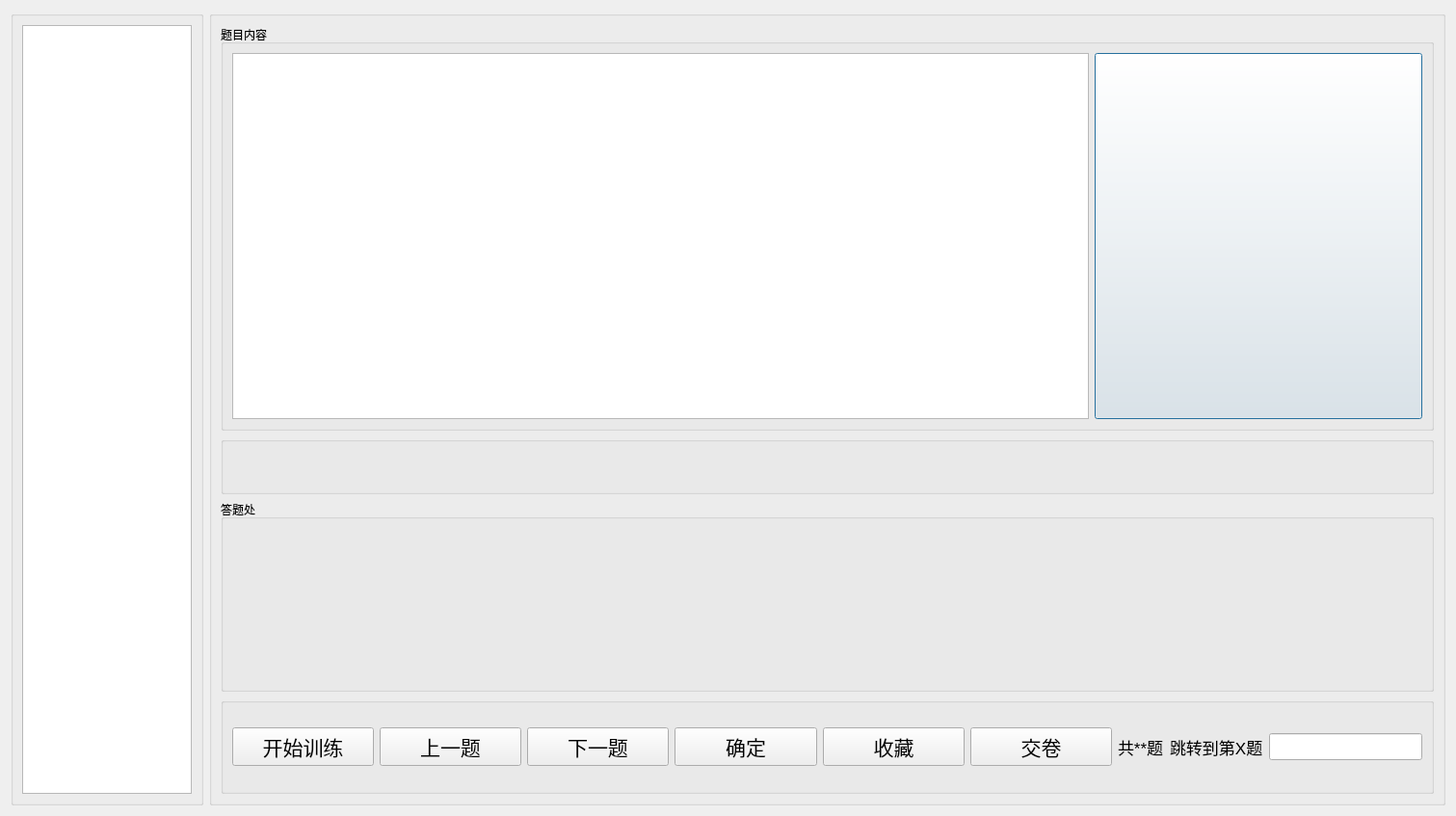
<?xml version="1.0" encoding="UTF-8"?>
<ui version="4.0">
 <class>Dialog</class>
 <widget class="QDialog" name="Dialog">
  <property name="geometry">
   <rect>
    <x>0</x>
    <y>0</y>
    <width>1511</width>
    <height>847</height>
   </rect>
  </property>
  <property name="windowTitle">
   <string>训练</string>
  </property>
  <layout class="QHBoxLayout" name="horizontalLayout">
   <item>
    <widget class="QGroupBox" name="groupBox_5">
     <property name="sizePolicy">
      <sizepolicy hsizetype="Fixed" vsizetype="Preferred">
       <horstretch>1</horstretch>
       <verstretch>0</verstretch>
      </sizepolicy>
     </property>
     <property name="maximumSize">
      <size>
       <width>200</width>
       <height>16777215</height>
      </size>
     </property>
     <property name="sizeIncrement">
      <size>
       <width>200</width>
       <height>0</height>
      </size>
     </property>
     <property name="title">
      <string/>
     </property>
     <layout class="QVBoxLayout" name="verticalLayout">
      <item>
       <widget class="QTreeWidget" name="treeWidget">
        <property name="sizePolicy">
         <sizepolicy hsizetype="Expanding" vsizetype="Expanding">
          <horstretch>0</horstretch>
          <verstretch>0</verstretch>
         </sizepolicy>
        </property>
        <property name="lineWidth">
         <number>1</number>
        </property>
        <property name="headerHidden">
         <bool>true</bool>
        </property>
        <column>
         <property name="text">
          <string notr="true">1</string>
         </property>
        </column>
       </widget>
      </item>
     </layout>
    </widget>
   </item>
   <item>
    <widget class="QGroupBox" name="groupBox_6">
     <property name="sizePolicy">
      <sizepolicy hsizetype="Preferred" vsizetype="Preferred">
       <horstretch>8</horstretch>
       <verstretch>5</verstretch>
      </sizepolicy>
     </property>
     <property name="title">
      <string/>
     </property>
     <layout class="QVBoxLayout" name="verticalLayout_2">
      <item>
       <widget class="QGroupBox" name="groupBox">
        <property name="sizePolicy">
         <sizepolicy hsizetype="Preferred" vsizetype="Preferred">
          <horstretch>0</horstretch>
          <verstretch>4</verstretch>
         </sizepolicy>
        </property>
        <property name="sizeIncrement">
         <size>
          <width>0</width>
          <height>18</height>
         </size>
        </property>
        <property name="title">
         <string>题目内容</string>
        </property>
        <layout class="QHBoxLayout" name="horizontalLayout_3">
         <item>
          <widget class="QTextBrowser" name="textBrowser_2">
           <property name="sizePolicy">
            <sizepolicy hsizetype="Expanding" vsizetype="Expanding">
             <horstretch>9</horstretch>
             <verstretch>0</verstretch>
            </sizepolicy>
           </property>
           <property name="font">
            <font>
             <pointsize>15</pointsize>
            </font>
           </property>
          </widget>
         </item>
         <item>
          <widget class="QPushButton" name="pushButton_4">
           <property name="sizePolicy">
            <sizepolicy hsizetype="Fixed" vsizetype="Fixed">
             <horstretch>3</horstretch>
             <verstretch>0</verstretch>
            </sizepolicy>
           </property>
           <property name="minimumSize">
            <size>
             <width>340</width>
             <height>380</height>
            </size>
           </property>
           <property name="maximumSize">
            <size>
             <width>340</width>
             <height>380</height>
            </size>
           </property>
           <property name="text">
            <string/>
           </property>
          </widget>
         </item>
        </layout>
       </widget>
      </item>
      <item>
       <widget class="QGroupBox" name="groupBox_3">
        <property name="sizePolicy">
         <sizepolicy hsizetype="Preferred" vsizetype="Preferred">
          <horstretch>0</horstretch>
          <verstretch>0</verstretch>
         </sizepolicy>
        </property>
        <property name="minimumSize">
         <size>
          <width>0</width>
          <height>60</height>
         </size>
        </property>
        <property name="maximumSize">
         <size>
          <width>16777215</width>
          <height>60</height>
         </size>
        </property>
        <property name="title">
         <string/>
        </property>
        <widget class="QLabel" name="label_2">
         <property name="geometry">
          <rect>
           <x>20</x>
           <y>0</y>
           <width>1221</width>
           <height>51</height>
          </rect>
         </property>
         <property name="font">
          <font>
           <pointsize>13</pointsize>
          </font>
         </property>
         <property name="text">
          <string/>
         </property>
        </widget>
       </widget>
      </item>
      <item>
       <widget class="QGroupBox" name="groupBox_2">
        <property name="sizePolicy">
         <sizepolicy hsizetype="Preferred" vsizetype="Preferred">
          <horstretch>0</horstretch>
          <verstretch>4</verstretch>
         </sizepolicy>
        </property>
        <property name="title">
         <string>答题处</string>
        </property>
       </widget>
      </item>
      <item>
       <widget class="QGroupBox" name="groupBox_4">
        <property name="sizePolicy">
         <sizepolicy hsizetype="Preferred" vsizetype="Preferred">
          <horstretch>0</horstretch>
          <verstretch>2</verstretch>
         </sizepolicy>
        </property>
        <property name="title">
         <string/>
        </property>
        <property name="alignment">
         <set>Qt::AlignLeading|Qt::AlignLeft|Qt::AlignVCenter</set>
        </property>
        <layout class="QHBoxLayout" name="horizontalLayout_2">
         <item>
          <widget class="QPushButton" name="pushButton_3">
           <property name="sizePolicy">
            <sizepolicy hsizetype="Expanding" vsizetype="Fixed">
             <horstretch>0</horstretch>
             <verstretch>0</verstretch>
            </sizepolicy>
           </property>
           <property name="font">
            <font>
             <pointsize>16</pointsize>
            </font>
           </property>
           <property name="text">
            <string>开始训练</string>
           </property>
          </widget>
         </item>
         <item>
          <widget class="QPushButton" name="pushButton">
           <property name="sizePolicy">
            <sizepolicy hsizetype="Expanding" vsizetype="Fixed">
             <horstretch>0</horstretch>
             <verstretch>0</verstretch>
            </sizepolicy>
           </property>
           <property name="font">
            <font>
             <pointsize>16</pointsize>
            </font>
           </property>
           <property name="text">
            <string>上一题</string>
           </property>
          </widget>
         </item>
         <item>
          <widget class="QPushButton" name="pushButton_2">
           <property name="sizePolicy">
            <sizepolicy hsizetype="Expanding" vsizetype="Fixed">
             <horstretch>0</horstretch>
             <verstretch>0</verstretch>
            </sizepolicy>
           </property>
           <property name="font">
            <font>
             <pointsize>16</pointsize>
            </font>
           </property>
           <property name="text">
            <string>下一题</string>
           </property>
          </widget>
         </item>
         <item>
          <widget class="QPushButton" name="pushButton_5">
           <property name="sizePolicy">
            <sizepolicy hsizetype="Expanding" vsizetype="Fixed">
             <horstretch>0</horstretch>
             <verstretch>2</verstretch>
            </sizepolicy>
           </property>
           <property name="font">
            <font>
             <pointsize>16</pointsize>
            </font>
           </property>
           <property name="text">
            <string>确定</string>
           </property>
          </widget>
         </item>
         <item>
          <widget class="QPushButton" name="pushButton_6">
           <property name="sizePolicy">
            <sizepolicy hsizetype="Expanding" vsizetype="Fixed">
             <horstretch>0</horstretch>
             <verstretch>2</verstretch>
            </sizepolicy>
           </property>
           <property name="font">
            <font>
             <pointsize>16</pointsize>
            </font>
           </property>
           <property name="text">
            <string>收藏</string>
           </property>
          </widget>
         </item>
         <item>
          <widget class="QPushButton" name="pushButton_7">
           <property name="sizePolicy">
            <sizepolicy hsizetype="Expanding" vsizetype="Fixed">
             <horstretch>0</horstretch>
             <verstretch>2</verstretch>
            </sizepolicy>
           </property>
           <property name="font">
            <font>
             <pointsize>16</pointsize>
            </font>
           </property>
           <property name="text">
            <string>交卷</string>
           </property>
          </widget>
         </item>
         <item>
          <widget class="QLabel" name="label">
           <property name="font">
            <font>
             <pointsize>13</pointsize>
            </font>
           </property>
           <property name="text">
            <string>共**题</string>
           </property>
          </widget>
         </item>
         <item>
          <widget class="QLabel" name="label_3">
           <property name="font">
            <font>
             <pointsize>13</pointsize>
            </font>
           </property>
           <property name="text">
            <string>跳转到第X题</string>
           </property>
          </widget>
         </item>
         <item>
          <widget class="QLineEdit" name="lineEdit">
           <property name="font">
            <font>
             <pointsize>13</pointsize>
            </font>
           </property>
          </widget>
         </item>
        </layout>
       </widget>
      </item>
     </layout>
    </widget>
   </item>
  </layout>
 </widget>
 <resources/>
 <connections/>
</ui>
